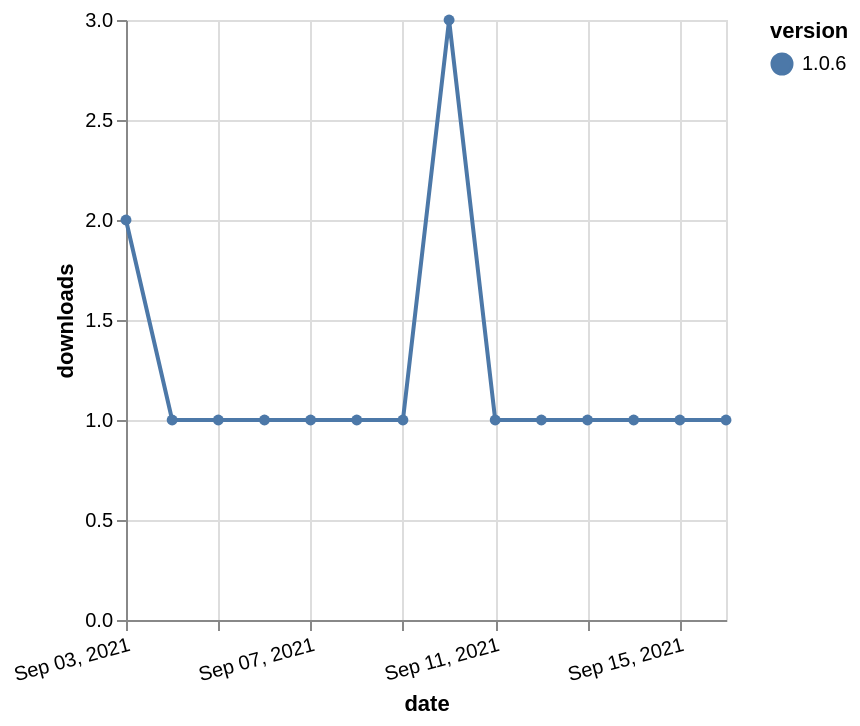

The specification (Vega-Lite) saved for this image:
### Vega-Lite specification from a JSON file in a GitHub repository (floating-point values rounded to 4 significant figures)
{"$schema": "https://vega.github.io/schema/vega-lite/v5.json", "description": "A simple bar chart with embedded data.", "data": {"values": [{"date": "2021-09-03", "total": 102, "delta": 2, "version": "1.0.6"}, {"date": "2021-09-04", "total": 103, "delta": 1, "version": "1.0.6"}, {"date": "2021-09-05", "total": 104, "delta": 1, "version": "1.0.6"}, {"date": "2021-09-06", "total": 105, "delta": 1, "version": "1.0.6"}, {"date": "2021-09-07", "total": 106, "delta": 1, "version": "1.0.6"}, {"date": "2021-09-08", "total": 107, "delta": 1, "version": "1.0.6"}, {"date": "2021-09-09", "total": 108, "delta": 1, "version": "1.0.6"}, {"date": "2021-09-10", "total": 111, "delta": 3, "version": "1.0.6"}, {"date": "2021-09-11", "total": 112, "delta": 1, "version": "1.0.6"}, {"date": "2021-09-12", "total": 113, "delta": 1, "version": "1.0.6"}, {"date": "2021-09-13", "total": 114, "delta": 1, "version": "1.0.6"}, {"date": "2021-09-14", "total": 115, "delta": 1, "version": "1.0.6"}, {"date": "2021-09-15", "total": 116, "delta": 1, "version": "1.0.6"}, {"date": "2021-09-16", "total": 117, "delta": 1, "version": "1.0.6"}]}, "width": "container", "mark": {"type": "line", "point": {"filled": true}}, "encoding": {"x": {"field": "date", "type": "temporal", "timeUnit": "yearmonthdate", "title": "date", "axis": {"labelAngle": -15}}, "y": {"field": "delta", "type": "quantitative", "title": "downloads"}, "color": {"field": "version", "type": "nominal"}, "tooltip": {"field": "delta"}}}
